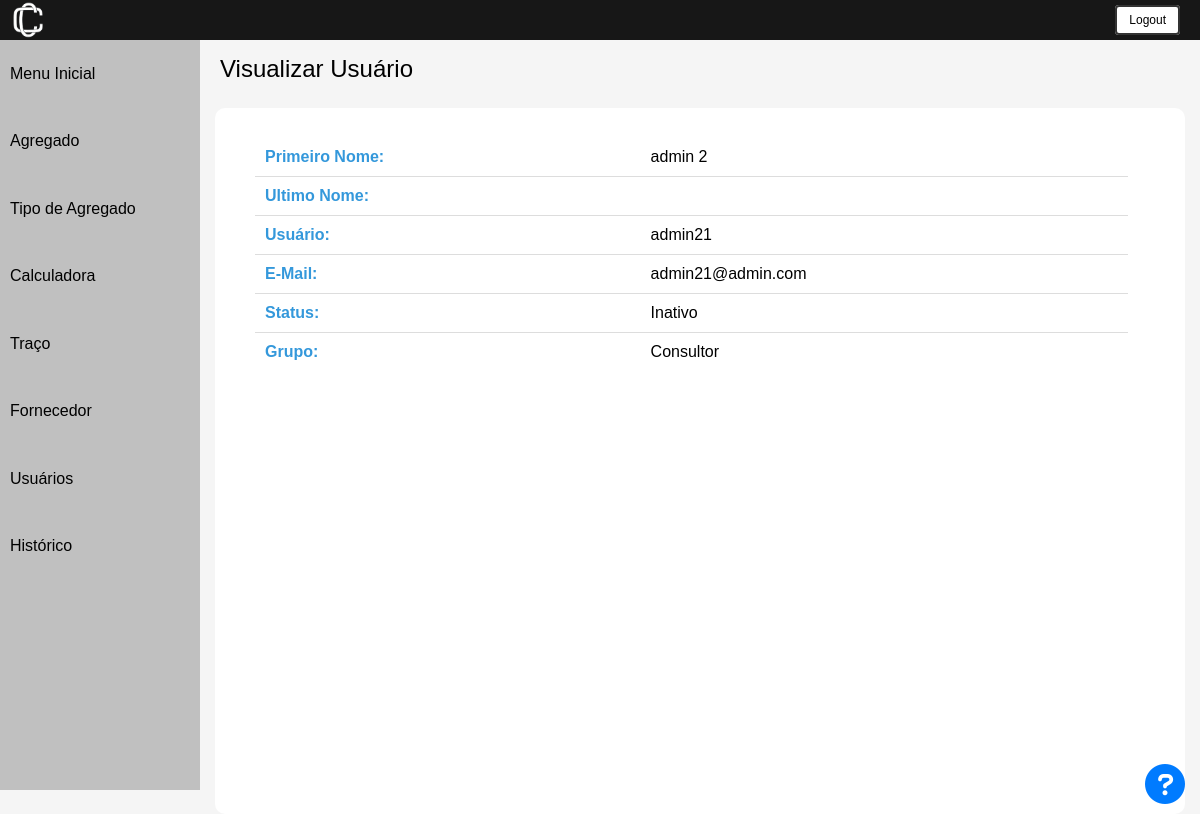
Page /inspecionar_usuario/2/ (signed in) on the committed database.
### usuarios/models.py (models this page shows, shortened)
class CustomUsuario(AbstractUser):
    email = models.EmailField('E-mail', unique=True)
    username = models.CharField('Usuário', max_length=50, unique=True)
    fone = models.CharField('Telefone', max_length=25, null=True)
    is_staff = models.BooleanField('Membro da equipe', default=True)
    USERNAME_FIELD = 'email'
    REQUIRED_FIELDS = ['first_name', 'last_name', 'fone']
    class Meta:
        db_table = "usuarios"
    objects = UsuarioManager()

### usuarios/decorators.py (the view)
        def wrapper_func(request, *args, **kwargs):
            group = None
            if request.user.groups.exists():
                group = request.user.groups.all()[0].name
            if group in allowed_roles:
                return view_func(request, *args, **kwargs)
            else:
                return HttpResponseRedirect(reverse('error_page'))

### usuarios/scripts.py (called while the page is built)
def get_user_group(request):
    return request.user.groups.all()[0].name

### usuarios/views.py (called while the page is built)
@login_required
@allowed_users(allowed_roles=['Administrador'])
def inspecionar_usuario(request, pk):
    usuario = get_object_or_404(CustomUsuario, id=pk)
    current_group = usuario.groups.all()[0].name
    context = {
        'user_group': get_user_group(request),
        'usuario': usuario,
        'current_group': current_group
    }
    return render(request, 'registration/inspecionar_usuario.html', context)

### usuarios/templates/registration/inspecionar_usuario.html (shortened to what this page needs)
{% extends 'base.html' %}
{% load static %}
{% block content %}
<html lang="pt-br">
<head>
    <link rel="stylesheet" href="{% static 'css/inspectionar.css' %}">
    <link rel="stylesheet" href="https://cdnjs.cloudflare.com/ajax/libs/font-awesome/5.15.4/css/all.min.css">
</head>
<body>
     {% include "utils/header.html" %}
    <div class="container">
        {% include "utils/sidebar.html" %}
        <div class="content">
            <div class="cadastrar_btn">
                <a class="nome-pagina">Visualizar Usuário</a>
            </div>
            <div class = 'all-content'>
                <div class="lista">
                    <table class="resultado-table">
                        <tbody>
                            <tr class="header-row">
                                <td class="header-cell">Primeiro Nome:</td>
                                <td>{{ usuario.first_name }}</td>
                            </tr>
                            <tr class="header-row">
                                <td class="header-cell">Ultimo Nome:</td>
                                <td>{{ usuario.last_name }}</td>
                            </tr>
                            <tr class="header-row">
                                <td class="header-cell">Usuário:</td>
                                <td>{{ usuario.username }}</td>
                            </tr>
                            <tr class="header-row">
                                <td class="header-cell">E-Mail:</td>
                                <td>{{ usuario.email }}</td>
                            </tr>
                            <tr class="header-row">
                                <td class="header-cell">Status:</td>
                                {% if usuario.is_active %}
                                    <td>Ativo</td>
                                {% else %}
                                    <td>Inativo</td>
                                {% endif %}
                            </tr>
                            <tr class="header-row">
                                <td class="header-cell">Grupo:</td>
                                <td>{{ current_group }}</td>
                            </tr>
                        </tbody>
                    </table>
                </div>
            </div>
            {% with duvidas_link='https://calconc.readthedocs.io/pt/latest/files/usuarios/visualizar.html' %}
                {% include "utils/duvidas.html" %}
            {% endwith %}
        </div>
    </div>
</body>
{% endblock %}

### usuarios/static/css/inspectionar.css (style rules this page uses)
* { margin: 0; padding: 0; color: inherit; }
body { font-family: arial, helvetica, sans-serif; font-size: 12px; background: #F5F5F5; min-height: 100vh; }
.container { display: flex; min-height: calc(100vh - 50px); }
.content { flex: 1; margin: 15px; }
.nome-pagina { text-align: left; font-size: 24px; padding: 5px; }
.all-content { margin-top: 25px; width: 100%; height:98%; background-color: white; border-radius: 10px; }
.lista { padding-top: 30px; }
.header-row .header-cell { font-weight: bold; color: #3498db; }
.resultado-table { width: 90%; border-collapse: collapse; margin-left: 40px; }
.resultado-table td { padding: 10px; border-bottom: 1px solid #ddd; }
.resultado-table tr:last-child td { border-bottom: none; }

### rows in the picture
CustomUsuario: first_name "admin 2", username "admin21", email "admin21@admin.com"

### other values in the picture
{{ current_group }} "Consultor"
